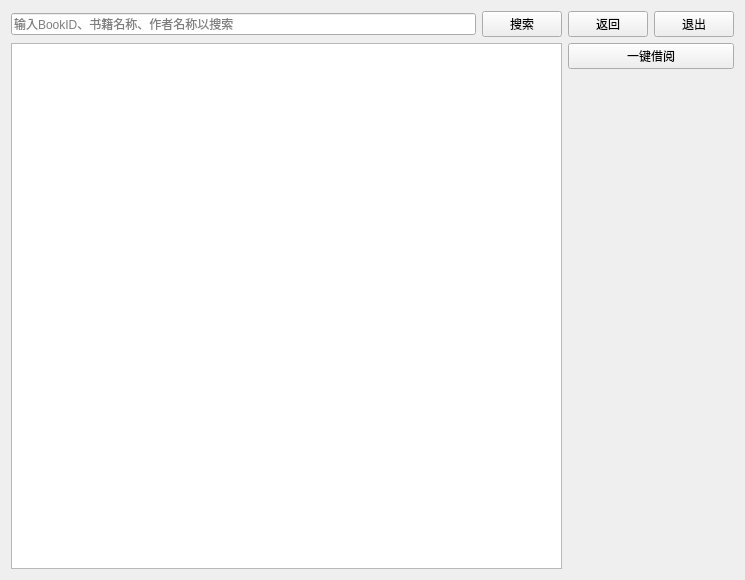
<?xml version="1.0" encoding="UTF-8"?>
<ui version="4.0">
 <class>explore</class>
 <widget class="QWidget" name="explore">
  <property name="geometry">
   <rect>
    <x>0</x>
    <y>0</y>
    <width>745</width>
    <height>580</height>
   </rect>
  </property>
  <property name="windowTitle">
   <string>Form</string>
  </property>
  <property name="windowIcon">
   <iconset resource="res.qrc">
    <normaloff>:/Book.png</normaloff>:/Book.png</iconset>
  </property>
  <layout class="QHBoxLayout" name="horizontalLayout_4">
   <item>
    <layout class="QHBoxLayout" name="horizontalLayout_3">
     <item>
      <layout class="QVBoxLayout" name="verticalLayout">
       <item>
        <layout class="QHBoxLayout" name="horizontalLayout">
         <item>
          <widget class="QLineEdit" name="le_explore">
           <property name="placeholderText">
            <string>输入BookID、书籍名称、作者名称以搜索</string>
           </property>
          </widget>
         </item>
         <item>
          <widget class="QPushButton" name="bt_explore">
           <property name="text">
            <string>搜索</string>
           </property>
           <property name="icon">
            <iconset resource="res.qrc">
             <normaloff>:/find.png</normaloff>:/find.png</iconset>
           </property>
          </widget>
         </item>
        </layout>
       </item>
       <item>
        <widget class="QTableWidget" name="tw_show"/>
       </item>
      </layout>
     </item>
     <item>
      <layout class="QVBoxLayout" name="verticalLayout_2">
       <item>
        <layout class="QHBoxLayout" name="horizontalLayout_2">
         <item>
          <widget class="QPushButton" name="bt_back">
           <property name="text">
            <string>返回</string>
           </property>
           <property name="icon">
            <iconset resource="res.qrc">
             <normaloff>:/back.png</normaloff>:/back.png</iconset>
           </property>
          </widget>
         </item>
         <item>
          <widget class="QPushButton" name="bt_quit">
           <property name="text">
            <string>退出</string>
           </property>
           <property name="icon">
            <iconset resource="res.qrc">
             <normaloff>:/quit.png</normaloff>:/quit.png</iconset>
           </property>
          </widget>
         </item>
        </layout>
       </item>
       <item>
        <widget class="QPushButton" name="bt_borrow">
         <property name="text">
          <string>一键借阅</string>
         </property>
         <property name="icon">
          <iconset resource="res.qrc">
           <normaloff>:/jieshu.png</normaloff>:/jieshu.png</iconset>
         </property>
        </widget>
       </item>
       <item>
        <spacer name="verticalSpacer">
         <property name="orientation">
          <enum>Qt::Vertical</enum>
         </property>
         <property name="sizeHint" stdset="0">
          <size>
           <width>20</width>
           <height>40</height>
          </size>
         </property>
        </spacer>
       </item>
      </layout>
     </item>
    </layout>
   </item>
  </layout>
 </widget>
 <resources>
  <include location="res.qrc"/>
 </resources>
 <connections/>
</ui>
